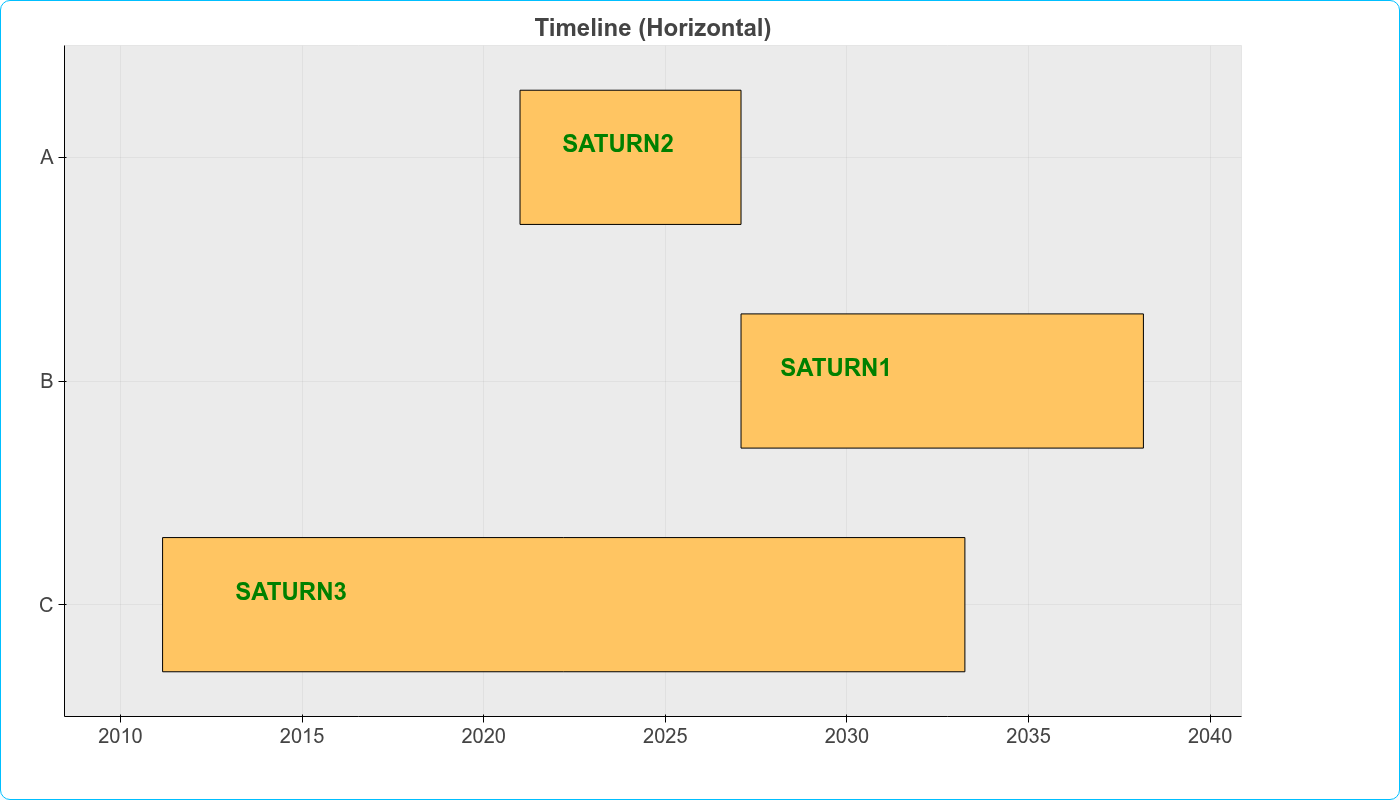

This figure's Python source:
import bokeh_rocks as br
import pandas as pd
from bokeh.io import show

dft = pd.DataFrame(
    {
        "category": ["A", "B", "C"],
        "start": ["2021-01-01", "2027-02-01", "2011-03-01"],
        "end": ["2027-02-01", "2038-03-01", "2033-04-01"],
    }
)
mytext = [
    [pd.to_datetime("2028-03-01"), 1.5, "SATURN1", "green", "18pt"],
    [pd.to_datetime("2022-03-01"), 2.5, "SATURN2", "green", "18pt"],
    [pd.to_datetime("2013-03-01"), 0.5, "SATURN3", "green", "18pt"],
]

p19 = br.bar(
    dft,
    kind="hgantt",
    title="Timeline (Horizontal)",
    palette=br.bxc2[2:],
    custom_text0=mytext,
)
show(p19)
br.save_plot(p19, "output/bar_13")
